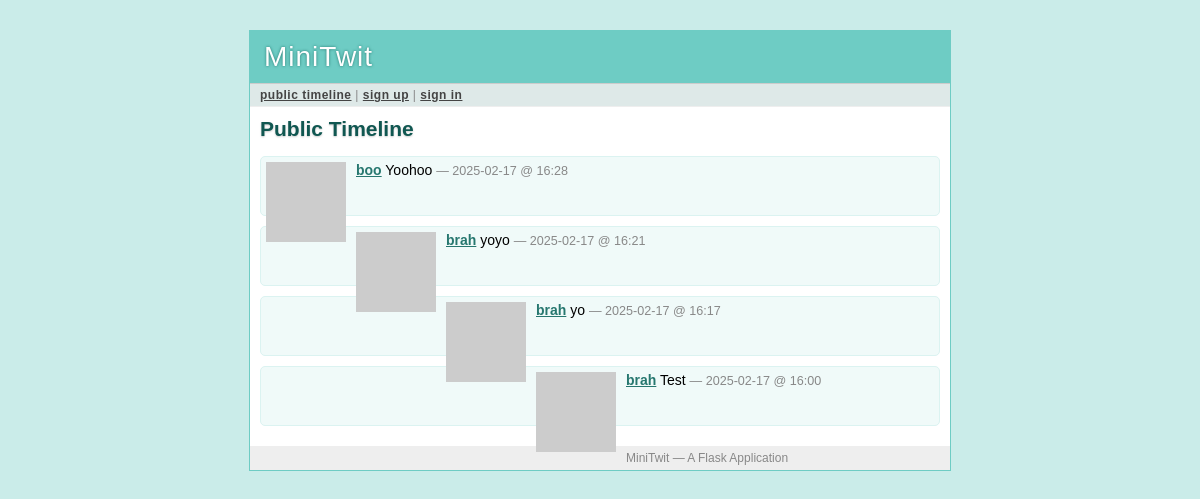
The page /public on the database its author committed.
### tables this page shows
CREATE TABLE message (
  message_id integer primary key autoincrement,
  author_id integer not null,
  text string not null,
  pub_date integer,
  flagged integer
);

CREATE TABLE user (
  user_id integer primary key autoincrement,
  username string not null,
  email string not null,
  pw_hash string not null
);

### minitwit.py (the view)
@app.route('/public')
def public_timeline():
    return render_template('timeline.html', messages=query_db('''
        select message.*, user.* from message, user
        where message.flagged = 0 and message.author_id = user.user_id
        order by message.pub_date desc limit ?''', [PER_PAGE]))

### minitwit.py (called while the page is built)
def connect_db():
    return sqlite3.connect(DATABASE)

def query_db(query, args=(), one=False):
    cur = g.db.execute(query, args)
    rv = [dict((cur.description[idx][0], value)
               for idx, value in enumerate(row)) for row in cur.fetchall()]
    return (rv[0] if rv else None) if one else rv

def format_datetime(timestamp):
    return datetime.utcfromtimestamp(timestamp).strftime('%Y-%m-%d @ %H:%M')

def gravatar_url(email, size=80):
    return 'http://www.gravatar.com/avatar/%s?d=identicon&s=%d' % \
        (md5(email.strip().lower().encode('utf-8')).hexdigest(), size)

@app.before_request
def before_request():
    g.db = connect_db()
    g.user = None
    if 'user_id' in session:
        g.user = query_db('select * from user where user_id = ?',
                          [session['user_id']], one=True)

@app.after_request
def after_request(response):
    g.db.close()
    return response

### templates/timeline.html (shortened to what this page needs)
{% extends "layout.html" %}
{% block title %}
  {% if request.endpoint == 'public_timeline' %}
    Public Timeline
  {% elif request.endpoint == 'user_timeline' %}
    {{ profile_user.username }}'s Timeline
  {% else %}
    My Timeline
  {% endif %}
{% endblock %}
{% block body %}
  <h2>{{ self.title() }}</h2>
  <ul class=messages>
  {% for message in messages %}
    <li><img src="{{ message.email|gravatar(size=48) }}"><p>
      <strong><a href="{{ url_for('user_timeline', username=message.username)
      }}">{{ message.username }}</a></strong>
      {{ message.text }}
      <small>&mdash; {{ message.pub_date|datetimeformat }}</small>
  {% else %}
    <li><em>There's no message so far.</em>
  {% endfor %}
  </ul>
{% endblock %}

### templates/layout.html (shortened to what this page needs)
<!doctype html>
<link rel=stylesheet type=text/css href="{{ url_for('static', filename='style.css') }}">
<div class=page>
  <h1>MiniTwit</h1>
  <div class=navigation>
  {% if g.user %}
    <a href="{{ url_for('timeline') }}">my timeline</a> |
    <a href="{{ url_for('public_timeline') }}">public timeline</a> |
    <a href="{{ url_for('logout') }}">sign out [{{ g.user.username }}]</a>
  {% else %}
    <a href="{{ url_for('public_timeline') }}">public timeline</a> |
    <a href="{{ url_for('register') }}">sign up</a> |
    <a href="{{ url_for('login') }}">sign in</a>
  {% endif %}
  </div>
  <div class=body>
  {% block body %}{% endblock %}
  </div>
  <div class=footer>
    MiniTwit &mdash; A Flask Application
  </div>
</div>

### static/style.css (style rules this page uses)
a { color: #26776F; }
div.page { background: white; border: 1px solid #6ECCC4; width: 700px; margin: 30px auto; }
div.page h1 { background: #6ECCC4; margin: 0; padding: 10px 14px; color: white; letter-spacing: 1px; text-shadow: 0 0 3px #24776F; font-weight: normal; }
div.page div.navigation { background: #DEE9E8; padding: 4px 10px; border-top: 1px solid #ccc; border-bottom: 1px solid #eee; color: #888; font-size: 12px; letter-spacing: 0.5px; }
div.page div.navigation a { color: #444; font-weight: bold; }
div.page h2 { margin: 0 0 15px 0; color: #105751; text-shadow: 0 1px 2px #ccc; }
div.page div.body { padding: 10px; }
div.page div.footer { background: #eee; color: #888; padding: 5px 10px; font-size: 12px; }
div.page ul.messages { list-style: none; margin: 0; padding: 0; }
div.page ul.messages li { margin: 10px 0; padding: 5px; background: #F0FAF9; border: 1px solid #DBF3F1; -moz-border-radius: 5px; -webkit-border-radius: 5px; min-height: 48px; }
div.page ul.messages p { margin: 0; }
div.page ul.messages li img { float: left; padding: 0 10px 0 0; }
div.page ul.messages li small { font-size: 0.9em; color: #888; }

### rows shown on the page
message: username "boo", text "Yoohoo", pub_date "2025-02-17 @ 16:28"
message: username "brah", text "yoyo", pub_date "2025-02-17 @ 16:21"
message: username "brah", text "yo", pub_date "2025-02-17 @ 16:17"
message: username "brah", text "Test", pub_date "2025-02-17 @ 16:00"
